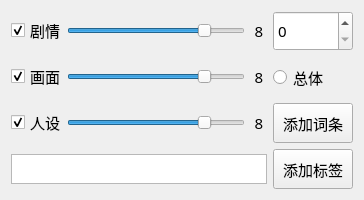
            <widget class="QWidget" name="tab">
             <attribute name="title">
              <string>添加</string>
             </attribute>
             <layout class="QGridLayout" name="gridLayout_4">
              <item row="1" column="3">
               <widget class="QRadioButton" name="SumRank">
                <property name="minimumSize">
                 <size>
                  <width>59</width>
                  <height>40</height>
                 </size>
                </property>
                <property name="font">
                 <font>
                  <family>宋体</family>
                  <pointsize>11</pointsize>
                 </font>
                </property>
                <property name="text">
                 <string>总体</string>
                </property>
               </widget>
              </item>
              <item row="0" column="3">
               <widget class="QSpinBox" name="Episode">
                <property name="minimumSize">
                 <size>
                  <width>48</width>
                  <height>40</height>
                 </size>
                </property>
                <property name="font">
                 <font>
                  <family>宋体</family>
                  <pointsize>11</pointsize>
                 </font>
                </property>
                <property name="maximum">
                 <number>200</number>
                </property>
               </widget>
              </item>
              <item row="0" column="1">
               <widget class="mySlider" name="StoryScore">
                <property name="maximum">
                 <number>10</number>
                </property>
                <property name="pageStep">
                 <number>4</number>
                </property>
                <property name="sliderPosition">
                 <number>8</number>
                </property>
                <property name="orientation">
                 <enum>Qt::Horizontal</enum>
                </property>
               </widget>
              </item>
              <item row="0" column="2">
               <widget class="QLabel" name="StoryScoreLabel">
                <property name="font">
                 <font>
                  <family>宋体</family>
                  <pointsize>11</pointsize>
                 </font>
                </property>
                <property name="text">
                 <string>8</string>
                </property>
                <property name="alignment">
                 <set>Qt::AlignCenter</set>
                </property>
               </widget>
              </item>
              <item row="1" column="2">
               <widget class="QLabel" name="ScreenScoreLabel">
                <property name="font">
                 <font>
                  <family>宋体</family>
                  <pointsize>11</pointsize>
                 </font>
                </property>
                <property name="text">
                 <string>8</string>
                </property>
                <property name="alignment">
                 <set>Qt::AlignCenter</set>
                </property>
               </widget>
              </item>
              <item row="2" column="2">
               <widget class="QLabel" name="RoleScoreLabel">
                <property name="maximumSize">
                 <size>
                  <width>16</width>
                  <height>16777215</height>
                 </size>
                </property>
                <property name="font">
                 <font>
                  <family>宋体</family>
                  <pointsize>11</pointsize>
                 </font>
                </property>
                <property name="text">
                 <string>8</string>
                </property>
                <property name="alignment">
                 <set>Qt::AlignCenter</set>
                </property>
               </widget>
              </item>
              <item row="2" column="3">
               <widget class="QPushButton" name="AddNew">
                <property name="minimumSize">
                 <size>
                  <width>60</width>
                  <height>40</height>
                 </size>
                </property>
                <property name="maximumSize">
                 <size>
                  <width>100</width>
                  <height>16777215</height>
                 </size>
                </property>
                <property name="font">
                 <font>
                  <family>宋体</family>
                  <pointsize>11</pointsize>
                 </font>
                </property>
                <property name="text">
                 <string>添加词条</string>
                </property>
               </widget>
              </item>
              <item row="3" column="3">
               <widget class="QPushButton" name="AddLabel">
                <property name="minimumSize">
                 <size>
                  <width>60</width>
                  <height>40</height>
                 </size>
                </property>
                <property name="maximumSize">
                 <size>
                  <width>100</width>
                  <height>16777215</height>
                 </size>
                </property>
                <property name="font">
                 <font>
                  <family>宋体</family>
                  <pointsize>11</pointsize>
                 </font>
                </property>
                <property name="text">
                 <string>添加标签</string>
                </property>
               </widget>
              </item>
              <item row="0" column="0">
               <widget class="QCheckBox" name="StoryCheck">
                <property name="maximumSize">
                 <size>
                  <width>50</width>
                  <height>16777215</height>
                 </size>
                </property>
                <property name="font">
                 <font>
                  <family>宋体</family>
                  <pointsize>11</pointsize>
                 </font>
                </property>
                <property name="text">
                 <string>剧情</string>
                </property>
                <property name="checked">
                 <bool>true</bool>
                </property>
               </widget>
              </item>
              <item row="2" column="1">
               <widget class="mySlider" name="RoleScore">
                <property name="maximum">
                 <number>10</number>
                </property>
                <property name="pageStep">
                 <number>4</number>
                </property>
                <property name="value">
                 <number>8</number>
                </property>
                <property name="orientation">
                 <enum>Qt::Horizontal</enum>
                </property>
               </widget>
              </item>
              <item row="1" column="0">
               <widget class="QCheckBox" name="ScreenCheck">
                <property name="maximumSize">
                 <size>
                  <width>50</width>
                  <height>16777215</height>
                 </size>
                </property>
                <property name="font">
                 <font>
                  <family>宋体</family>
                  <pointsize>11</pointsize>
                 </font>
                </property>
                <property name="text">
                 <string>画面</string>
                </property>
                <property name="checked">
                 <bool>true</bool>
                </property>
               </widget>
              </item>
              <item row="3" column="0" colspan="3">
               <widget class="QTextEdit" name="AnimeLabel">
                <property name="sizePolicy">
                 <sizepolicy hsizetype="Expanding" vsizetype="Expanding">
                  <horstretch>10</horstretch>
                  <verstretch>0</verstretch>
                 </sizepolicy>
                </property>
                <property name="minimumSize">
                 <size>
                  <width>150</width>
                  <height>0</height>
                 </size>
                </property>
                <property name="maximumSize">
                 <size>
                  <width>16777215</width>
                  <height>30</height>
                 </size>
                </property>
                <property name="font">
                 <font>
                  <pointsize>11</pointsize>
                 </font>
                </property>
               </widget>
              </item>
              <item row="1" column="1">
               <widget class="mySlider" name="ScreenScore">
                <property name="maximum">
                 <number>10</number>
                </property>
                <property name="pageStep">
                 <number>4</number>
                </property>
                <property name="value">
                 <number>8</number>
                </property>
                <property name="orientation">
                 <enum>Qt::Horizontal</enum>
                </property>
               </widget>
              </item>
              <item row="2" column="0">
               <widget class="QCheckBox" name="RoleCheck">
                <property name="maximumSize">
                 <size>
                  <width>50</width>
                  <height>16777215</height>
                 </size>
                </property>
                <property name="font">
                 <font>
                  <family>宋体</family>
                  <pointsize>11</pointsize>
                 </font>
                </property>
                <property name="text">
                 <string>人设</string>
                </property>
                <property name="checked">
                 <bool>true</bool>
                </property>
               </widget>
              </item>
             </layout>
            </widget>
